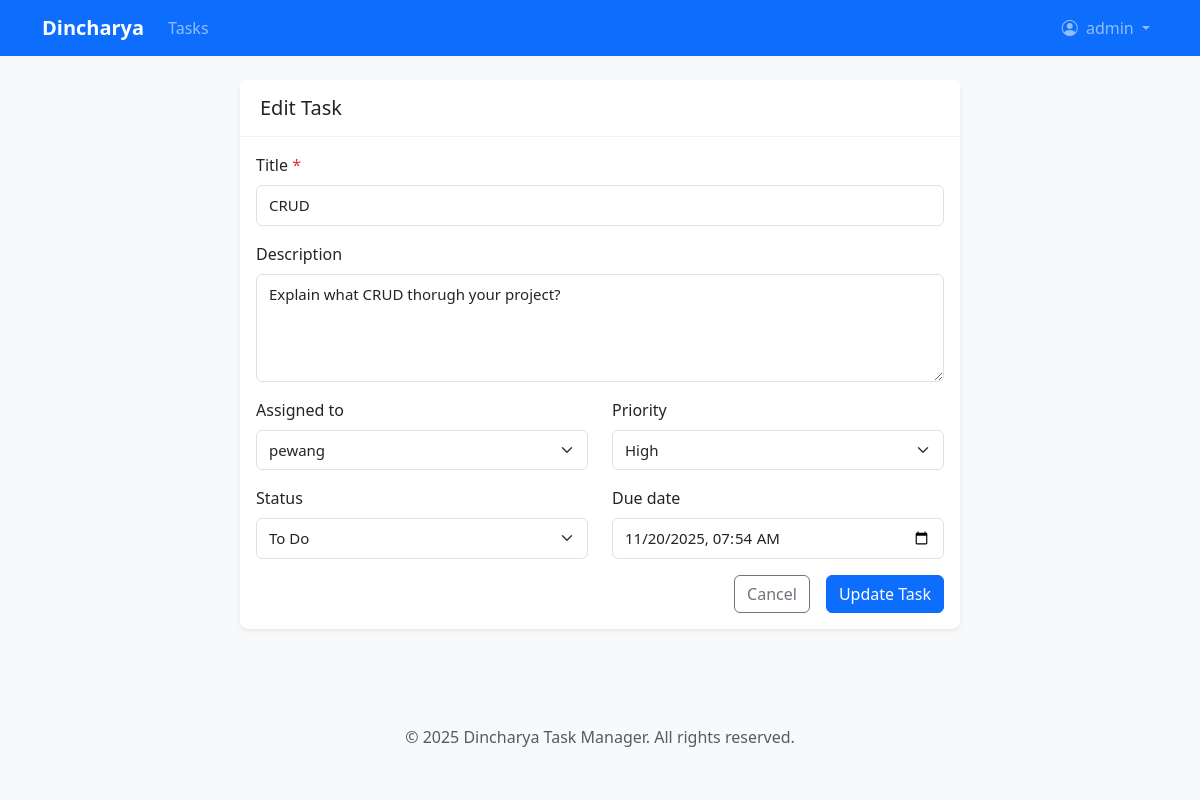
Page /tasks/6/update/ (signed in) on the committed database.
### scheduler/models.py (models this page shows)
class CustomUser(AbstractUser):
    ROLE_CHOICES = (
        ('supervisor', 'Supervisor'),
        ('intern', 'Intern'),
    )
    role = models.CharField(max_length=20, choices=ROLE_CHOICES, default='intern')

### tasks/models.py (models this page shows, shortened)
class Task(models.Model):
    PRIORITY_CHOICES = [
        ('low', 'Low'),
        ('medium', 'Medium'),
        ('high', 'High'),
    ]
    STATUS_CHOICES = [
        ('todo', 'To Do'),
        ('in_progress', 'In Progress'),
        ('completed', 'Completed'),
        ('blocked', 'Blocked'),
    ]
    title = models.CharField(max_length=200)
    description = models.TextField(blank=True)
    created_by = models.ForeignKey(
        User,
        on_delete=models.CASCADE,
        related_name='created_tasks',
        null=True
    )
    assigned_to = models.ForeignKey(
        User,
        on_delete=models.SET_NULL,
        related_name='assigned_tasks',
        null=True,
        blank=True
    )
    delegated_by = models.ForeignKey(
        User,
        on_delete=models.SET_NULL,
        related_name='delegated_tasks',
        null=True,
        blank=True
    )
    priority = models.CharField(
        max_length=10,
        choices=PRIORITY_CHOICES,
        default='medium'
    )
    status = models.CharField(
        max_length=20,
        choices=STATUS_CHOICES,
        default='todo'
    )
    created_at = models.DateTimeField(auto_now_add=True)
    updated_at = models.DateTimeField(auto_now=True)
    due_date = models.DateTimeField(null=True, blank=True)
    requires_approval = models.BooleanField(default=False)
    approved = models.BooleanField(default=False)
    class Meta:
        ordering = ['-created_at']

### tasks/views.py (the view, shortened to what this page needs)
# urls.py: path('<int:pk>/update/', views.TaskUpdateView.as_view(), name='task_update'),
class TaskUpdateView(LoginRequiredMixin, UpdateView):
    model = Task
    form_class = TaskForm
    template_name = 'tasks/task_form.html'
    success_url = reverse_lazy('tasks:task_list')
    def get_form_kwargs(self):
        kwargs = super().get_form_kwargs()
        kwargs['user'] = self.request.user
        return kwargs

### tasks/forms.py (shortened to what this page needs)
class TaskForm(forms.ModelForm):
    class Meta:
        model = Task
        fields = [
            'title', 'description', 'assigned_to',
            'priority', 'status', 'due_date'
        ]
        widgets = {
            'title': forms.TextInput(attrs={'class': 'form-control'}),
            'description': forms.Textarea(attrs={'class': 'form-control', 'rows': 4}),
            'assigned_to': forms.Select(attrs={'class': 'form-select'}),
            'priority': forms.Select(attrs={'class': 'form-select'}),
            'status': forms.Select(attrs={'class': 'form-select'}),
            'due_date': forms.DateTimeInput(
                attrs={
                    'class': 'form-control',
                    'type': 'datetime-local'
                },
                format='%Y-%m-%dT%H:%M'
            ),
        }
    def __init__(self, *args, **kwargs):
        self.user = kwargs.pop('user', None)
        super().__init__(*args, **kwargs)
        self.fields['assigned_to'].queryset = User.objects.filter(is_active=True)
        if not self.instance.pk:  # Only for new tasks
            self.initial['status'] = 'todo'
            self.initial['priority'] = 'medium'

### tasks/templates/tasks/task_form.html (shortened to what this page needs)
{% extends 'base.html' %}
{% block content %}
<div class="container mt-4">
    <div class="row justify-content-center">
        <div class="col-md-8">
            <div class="card">
                <div class="card-header">
                    <h2 class="h5 mb-0">{% if form.instance.pk %}Edit{% else %}Create New{% endif %} Task</h2>
                </div>
                <div class="card-body">
                    <form method="post" class="needs-validation" novalidate>
                        <div class="mb-3">
                            <label for="{{ form.title.id_for_label }}" class="form-label">
                                {{ form.title.label }}
                                {% if form.title.field.required %}<span class="text-danger">*</span>{% endif %}
                            </label>
                            {{ form.title }}
                        </div>
                        <div class="mb-3">
                            <label for="{{ form.description.id_for_label }}" class="form-label">
                                {{ form.description.label }}
                            </label>
                            {{ form.description }}
                        </div>
                        <div class="row">
                            <div class="col-md-6 mb-3">
                                <label for="{{ form.assigned_to.id_for_label }}" class="form-label">
                                    {{ form.assigned_to.label }}
                                </label>
                                {{ form.assigned_to }}
                            </div>
                            <div class="col-md-6 mb-3">
                                <label for="{{ form.priority.id_for_label }}" class="form-label">
                                    {{ form.priority.label }}
                                </label>
                                {{ form.priority }}
                            </div>
                        </div>
                        <div class="row">
                            <div class="col-md-6 mb-3">
                                <label for="{{ form.status.id_for_label }}" class="form-label">
                                    {{ form.status.label }}
                                </label>
                                {{ form.status }}
                            </div>
                            <div class="col-md-6 mb-3">
                                <label for="{{ form.due_date.id_for_label }}" class="form-label">
                                    {{ form.due_date.label }}
                                </label>
                                {{ form.due_date }}
                            </div>
                        </div>
                        <div class="d-grid gap-2 d-md-flex justify-content-md-end">
                            <a href="{% url 'tasks:task_list' %}" class="btn btn-outline-secondary me-md-2">
                                Cancel
                            </a>
                            <button type="submit" class="btn btn-primary">
                                {% if form.instance.pk %}Update{% else %}Create{% endif %} Task
                            </button>
                        </div>
                    </form>
                </div>
            </div>
        </div>
    </div>
</div>
{% endblock %}

### templates/base.html (shortened to what this page needs)
<!DOCTYPE html>
{% load static %}
<html lang="en">
<head>
    <link href="https://cdn.jsdelivr.net/npm/bootstrap@5.3.0/dist/css/bootstrap.min.css" rel="stylesheet">
    <link rel="stylesheet" href="https://cdn.jsdelivr.net/npm/bootstrap-icons@1.10.0/font/bootstrap-icons.css">
</head>
<body>
    <nav class="navbar navbar-expand-md navbar-dark bg-primary fixed-top">
        <div class="container">
            <a class="navbar-brand" href="{% url 'tasks:task_list' %}">Dincharya</a>
            <div class="collapse navbar-collapse" id="navbarNav">
                <ul class="navbar-nav me-auto">
                    <li class="nav-item">
                        <a class="nav-link" href="{% url 'tasks:task_list' %}">Tasks</a>
                    </li>
                </ul>
                <ul class="navbar-nav">
                    {% if user.is_authenticated %}
                        <li class="nav-item dropdown">
                            <a class="nav-link dropdown-toggle" href="#" id="userDropdown" role="button" data-bs-toggle="dropdown">
                                <i class="bi bi-person-circle me-1"></i> {{ user.get_username }}
                            </a>
                        </li>
                    {% else %}
                        <li class="nav-item">
                            <a class="nav-link" href="{% url 'login' %}">Login</a>
                        </li>
                    {% endif %}
                </ul>
            </div>
        </div>
    </nav>
    <main class="container">
        {% block content %}{% endblock %}
    </main>
    <footer class="bg-light py-4 mt-5">
        <div class="container text-center text-muted">
            <p class="mb-0">&copy; {% now "Y" %} Dincharya Task Manager. All rights reserved.</p>
        </div>
    </footer>
</body>
</html>

### templates/base.html (style rules this page uses)
body { padding-top: 3.5rem; background-color: #f8f9fa; }
.navbar-brand { font-weight: 600; }
.card { border: none; border-radius: 0.5rem; box-shadow: 0 0.125rem 0.25rem rgba(0, 0, 0, 0.075); margin-bottom: 1.5rem; }
.card-header { background-color: #fff; border-bottom: 1px solid rgba(0, 0, 0, 0.05); padding: 1rem 1.25rem; }
.form-control, .form-select { padding: 0.5rem 0.75rem; font-size: 0.9375rem; border-radius: 0.375rem; border: 1px solid #dee2e6; }

### rows in the picture
CustomUser: get_username "admin"
Task: title "CRUD", description "Explain what CRUD thorugh your project?", assigned_to "pewang", priority "High", status "To Do", due_date "11/20/2025 07:54"
